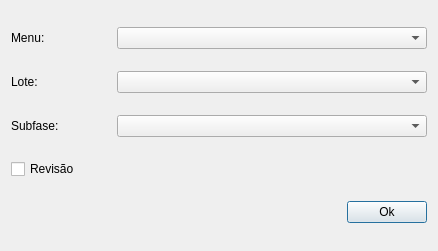
<?xml version="1.0" encoding="UTF-8"?>
<ui version="4.0">
 <class>Dialog</class>
 <widget class="QDialog" name="Dialog">
  <property name="geometry">
   <rect>
    <x>0</x>
    <y>0</y>
    <width>438</width>
    <height>251</height>
   </rect>
  </property>
  <property name="windowTitle">
   <string>Adicionar Perfil Menu</string>
  </property>
  <layout class="QGridLayout" name="gridLayout">
   <item row="0" column="0">
    <layout class="QHBoxLayout" name="horizontalLayout_2">
     <item>
      <widget class="QLabel" name="label_2">
       <property name="sizePolicy">
        <sizepolicy hsizetype="Minimum" vsizetype="Fixed">
         <horstretch>0</horstretch>
         <verstretch>0</verstretch>
        </sizepolicy>
       </property>
       <property name="minimumSize">
        <size>
         <width>100</width>
         <height>0</height>
        </size>
       </property>
       <property name="maximumSize">
        <size>
         <width>100</width>
         <height>16777215</height>
        </size>
       </property>
       <property name="text">
        <string>Menu:</string>
       </property>
      </widget>
     </item>
     <item>
      <widget class="QComboBox" name="menusCb"/>
     </item>
    </layout>
   </item>
   <item row="5" column="0">
    <layout class="QHBoxLayout" name="horizontalLayout">
     <item>
      <spacer name="horizontalSpacer">
       <property name="orientation">
        <enum>Qt::Horizontal</enum>
       </property>
       <property name="sizeHint" stdset="0">
        <size>
         <width>343</width>
         <height>20</height>
        </size>
       </property>
      </spacer>
     </item>
     <item>
      <widget class="QPushButton" name="okBtn">
       <property name="text">
        <string>Ok</string>
       </property>
      </widget>
     </item>
    </layout>
   </item>
   <item row="2" column="0">
    <layout class="QHBoxLayout" name="horizontalLayout_3">
     <item>
      <widget class="QLabel" name="label_3">
       <property name="sizePolicy">
        <sizepolicy hsizetype="Minimum" vsizetype="Fixed">
         <horstretch>0</horstretch>
         <verstretch>0</verstretch>
        </sizepolicy>
       </property>
       <property name="minimumSize">
        <size>
         <width>100</width>
         <height>0</height>
        </size>
       </property>
       <property name="maximumSize">
        <size>
         <width>100</width>
         <height>16777215</height>
        </size>
       </property>
       <property name="text">
        <string>Subfase:</string>
       </property>
      </widget>
     </item>
     <item>
      <widget class="QComboBox" name="subphaseCb"/>
     </item>
    </layout>
   </item>
   <item row="4" column="0">
    <widget class="QCheckBox" name="revCkb">
     <property name="text">
      <string>Revisão</string>
     </property>
    </widget>
   </item>
   <item row="1" column="0">
    <layout class="QHBoxLayout" name="horizontalLayout_4">
     <item>
      <widget class="QLabel" name="label_4">
       <property name="sizePolicy">
        <sizepolicy hsizetype="Minimum" vsizetype="Fixed">
         <horstretch>0</horstretch>
         <verstretch>0</verstretch>
        </sizepolicy>
       </property>
       <property name="minimumSize">
        <size>
         <width>100</width>
         <height>0</height>
        </size>
       </property>
       <property name="maximumSize">
        <size>
         <width>100</width>
         <height>16777215</height>
        </size>
       </property>
       <property name="text">
        <string>Lote:</string>
       </property>
      </widget>
     </item>
     <item>
      <widget class="QComboBox" name="lotCb"/>
     </item>
    </layout>
   </item>
  </layout>
 </widget>
 <tabstops>
  <tabstop>okBtn</tabstop>
 </tabstops>
 <resources/>
 <connections/>
</ui>
